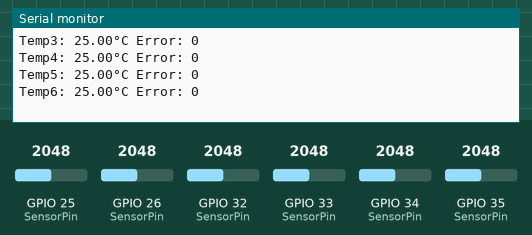
The sketch below on a simulated ESP32. On the bench: the last lines printed to the serial monitor. Inputs (shaded band) come from the test bench; at power-on: GPIO 25 (SensorPin) = 2048, GPIO 26 (SensorPin) = 2048, GPIO 32 (SensorPin) = 2048, GPIO 33 (SensorPin) = 2048, GPIO 34 (SensorPin) = 2048, GPIO 35 (SensorPin) = 2048.

Above: at 1.3 s.
1.4 s: GPIO 25 (SensorPin) set to 2866
At 1.9 s:
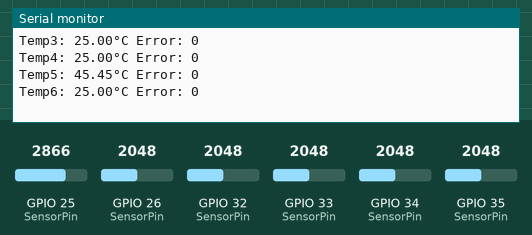
2.9 s: GPIO 26 (SensorPin) set to 2866
At 3.5 s:
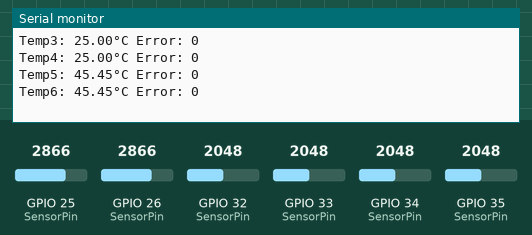
4.4 s: GPIO 32 (SensorPin) set to 2866
5.9 s: GPIO 33 (SensorPin) set to 2866
7.4 s: GPIO 34 (SensorPin) set to 2866
8.9 s: GPIO 35 (SensorPin) set to 2866
Timing chart, 0 to 11.4 s (numbered marks = the images above; inputs shaded):
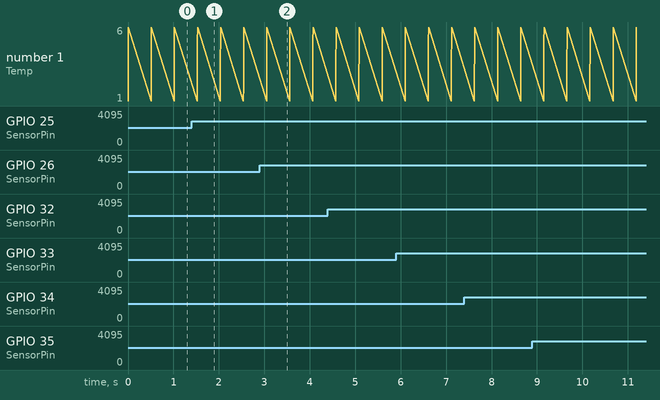

Measured:
- after the input at 1.4 s, the serial monitor: prints a new line after 0.13 s (image 1)
- after the input at 2.9 s, the serial monitor: prints a new line after 0.16 s (image 2)

The sketch:

Code_Thermistor.ino
```cpp
const float temprangemin = 218.15;    //Temperature Range of thermistor in Kelvin
const float temprangemax = 398.15;

const int NrOfSensors = 6;    //Define Number of Sensors connected to the Analog Pins of the Arduino
const int SensorPin[NrOfSensors] = {34,35,32,33,25,26};

const int TempUnit = 2;   //Choose which Unit the Temperature will be printed in, 1 for Kelvin, 2 for Celcius, 3 for Fahrenheit

const int ErrorLedPin = 4;

const int ADCRes = 12;  //Resolution of ADC in Bits (Arduino Nano: 10, ESP32: 12)

float temp[NrOfSensors + 1][3];

bool Error[NrOfSensors];
bool IsError = 0;

void setup(){

  Serial.begin(115200);

}

void loop(){

  IsError = 0;

  for(int i = 0;i <= NrOfSensors - 1;i++){    //Read Temps from all sensors and prints them
    ReadTemp(SensorPin[i], i);
    Serial.print("Temp");
    Serial.print(i + 1);
    Serial.print(": ");
    Serial.print(temp[i][TempUnit]);
    Serial.print("°C Error: ");
    Serial.println(Error[i]);

    if(Error[i] == 1) {
      IsError = 1;
    }
  }

  if(IsError == 1) {
    digitalWrite(ErrorLedPin, HIGH);
  }
  else {
    digitalWrite(ErrorLedPin, LOW);
  }

  Serial.println(" ");
  delay(500);

}

void ReadTemp(int Pin, int Pos) {   //Pin of Sensor and Position of Value in temp Array

  int tempReading = analogRead(Pin);
  double tempK = log(10000.0 * ((pow(2,ADCRes) / tempReading - 1)));
  tempK = 1 / (0.001129148 + (0.000234125 + (0.0000000876741 * tempK * tempK )) * tempK );       //  Temp Kelvin
  float tempC = tempK - 273.15;            // Convert Kelvin to Celcius
  float tempF = (tempC * 9.0)/ 5.0 + 32.0; // Convert Celcius to Fahrenheit

  if(tempK > temprangemin && tempK < temprangemax) {
    temp[Pos][1] = tempK;
    temp[Pos][2] = tempC;
    temp[Pos][3] = tempF;
    Error[Pos] = 0;
  }
  else {
    temp[Pos][1] = 0;
    temp[Pos][2] = 0;
    temp[Pos][3] = 0;
    Error[Pos] = 1;
  }

}
```
